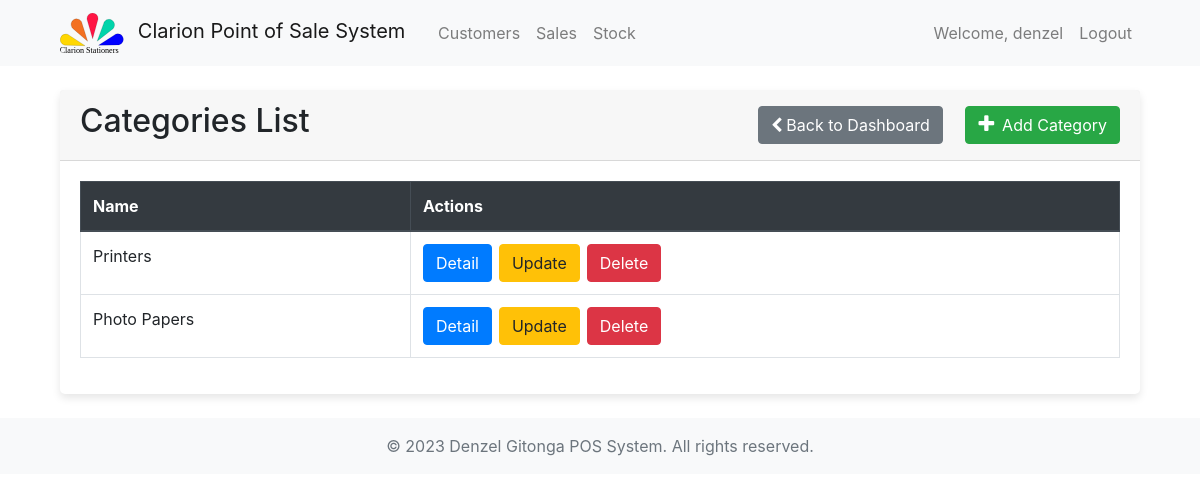
The page /inventory/category/list/ (signed in) on the database its author committed.
### accounts/models.py (models this page shows, shortened)
class User(AbstractBaseUser, PermissionsMixin):
    username = models.CharField(max_length=255, unique=True)
    email = models.EmailField(max_length=255, unique=True)
    store = models.ForeignKey(Store, on_delete=models.CASCADE, related_name='stores', null=True, blank=True)
    phone_number = models.CharField(max_length=20, blank=True, null=True)
    full_name = models.CharField(max_length=255, blank=True, null=True)
    is_staff = models.BooleanField(default=False)
    is_active = models.BooleanField(default=True)
    groups = models.ManyToManyField(
        'auth.Group',
        blank=True,
        related_name='myuser_set',
        related_query_name='user',
    )
    user_permissions = models.ManyToManyField(
        'auth.Permission',
        blank=True,
        related_name='myuser_set',
        related_query_name='user',
    )
    objects = UserManager()
    USERNAME_FIELD = 'username'
    REQUIRED_FIELDS = ['email']

### inventory/models.py (models this page shows, shortened)
class Category(models.Model):
    name = models.CharField(max_length=100)

### inventory/views.py (the view)
# urls.py: path('category/list/', views.category_list, name='category_list'),
@staff_member_required(login_url='accounts:login')
def category_list(request):
    categories = Category.objects.all()
    return render(request, 'admin/categories/category_list.html', {'categories': categories})

### templates/admin/categories/category_list.html (shortened to what this page needs)
{% extends 'common/base.html' %}
{% block content %}
  <div class="container">
    <div class="card">
        <div class="card-header">
          <div class="d-flex justify-content-between align-items-center">
            <h2>Categories List</h2>
            <div>
              <a class="btn btn-secondary rounded mr-2" href="{% url 'admin_dashboard:dashboard' %}">
                <i class="fa fa-chevron-left mr-1"></i>Back to Dashboard
              </a>
              <a class="btn btn-success rounded" href="{% url 'inventory:category_create' %}" style="margin-left: 10px;">
                <i class="fa fa-plus mr-2" style="font-size: 20px;"></i>Add Category
              </a>
            </div>
          </div>
        </div>
        <div class="card-body">
            <div class="table-responsive">
                <table class="table table-bordered">
                    <thead class="thead-dark">
                        <tr>
                            <th>Name</th>
                            <th>Actions</th>
                        </tr>
                    </thead>
                    <tbody>
                        {% for category in categories %}
                        <tr>
                            <td>{{ category.name }}</td>
                            <td>
                                <div class="btn-group">
                                    <a class="btn btn-primary mr-2 rounded" href="{% url 'inventory:category_detail' pk=category.pk %}">Detail</a>
                                    <a class="btn btn-warning mr-2 rounded" href="{% url 'inventory:category_update' pk=category.pk %}">Update</a>
                                    <a class="btn btn-danger mr-2 rounded" href="{% url 'inventory:category_delete' pk=category.pk %}">Delete</a>
                                </div>
                            </td>
                        </tr>
                        {% endfor %}
                    </tbody>
                </table>
            </div>
        </div>
    </div>
</div>
{% endblock %}

### templates/common/header.html (shortened to what this page needs)
{% load static %}
<header>
  <nav class="navbar navbar-expand-lg navbar-light bg-light">
      <div class="container">
        {% if user.is_authenticated and user.is_superuser %}
          <a class="navbar-brand col-md-2" href="{% url 'admin_dashboard:dashboard' %}">
              <img src="{% static 'images/logos/clarion_logo.svg' %}" alt="Logo" height="40" class="mr-2 rounded">
              Clarion Point of Sale System
          </a>
        {% endif %}
          <div class="collapse navbar-collapse justify-content-between col-md-8" id="navbarNav">
            {% if user.is_authenticated %}
              {% if user.is_superuser %}
                <ul class="navbar-nav">
                <li class="nav-item">
                  <a class="nav-link" href="{% url 'inventory:customers_list' %}">Customers</a>
                </li>
                <li class="nav-item">
                  <a class="nav-link" href="{% url 'sales:sales_list' %}">Sales</a>
                </li>
                <li class="nav-item">
                  <a class="nav-link" href="{% url 'inventory:store_stock' %}">Stock</a>
                </li>
                </ul>
                <ul class="navbar-nav ml-auto">
                  <li class="nav-item">
                    <a class="nav-link" href="#">
                      Welcome, {{ user.username }}
                    </a>
                  </li>
                  <li class="nav-item">
                    <a class="nav-link" href="{% url 'accounts:logout' %}">Logout</a>
                  </li>
                </ul>
              {% endif %}
            {% endif %}
          </div>
      </div>
  </nav>
</header>

### static/custom_css/styles.css (style rules this page uses)
.card { box-shadow: 0px 4px 8px rgba(0, 0, 0, 0.1); border: none; transition: 0.3s; border-radius: 5px; }

### rows shown on the page
User: username "denzel"
Category: name "Printers"
Category: name "Photo Papers"
